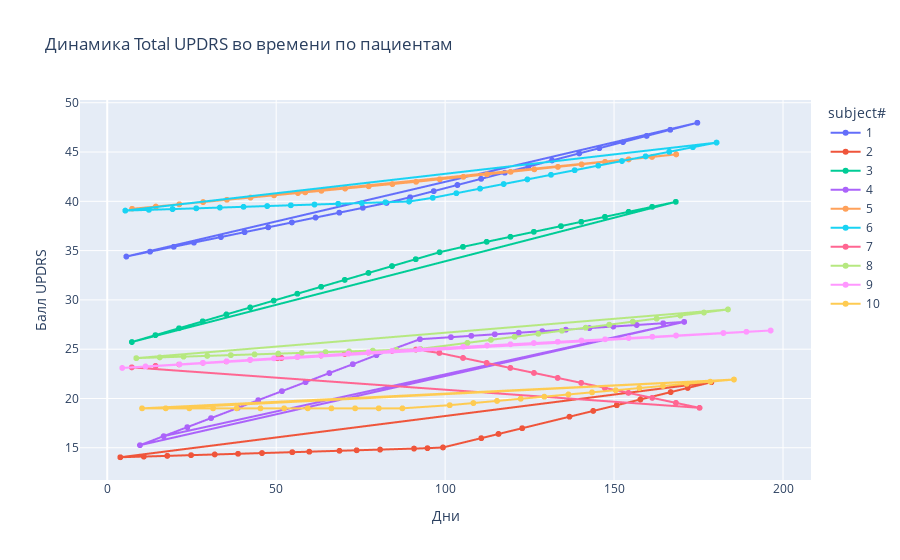

This figure's notebook cell:
### Code cell
# Выберем первых 10 пациентов для наглядности
sample_patients = df['subject#'].unique()[:10]
df_sample = df[df['subject#'].isin(sample_patients)]

fig = px.line(df_sample, x="test_time", y="total_UPDRS", color="subject#",
              title="Динамика Total UPDRS во времени по пациентам",
              labels={"test_time": "Дни", "total_UPDRS": "Балл UPDRS"},
              markers=True)
fig.show()

### Figure 1 — Plotly figure (JSON) as saved in the notebook; plotly's stock layout.template omitted (floating-point values rounded to 4 significant figures; data arrays with more than 128 entries replaced by an {"elided": "..."} marker saying what was removed)
{"data": [{"hovertemplate": "subject#=1<br>Дни=%{x}<br>Балл UPDRS=%{y}<extra></extra>", "legendgroup": "1", "line": {"color": "#636efa", "dash": "solid"}, "marker": {"symbol": "circle"}, "mode": "lines+markers", "name": "1", "showlegend": true, "type": "scattergl", "x": {"elided": "149 float values"}, "xaxis": "x", "y": {"elided": "149 float values"}, "yaxis": "y"}, {"hovertemplate": "subject#=2<br>Дни=%{x}<br>Балл UPDRS=%{y}<extra></extra>", "legendgroup": "2", "line": {"color": "#EF553B", "dash": "solid"}, "marker": {"symbol": "circle"}, "mode": "lines+markers", "name": "2", "showlegend": true, "type": "scattergl", "x": {"elided": "145 float values"}, "xaxis": "x", "y": {"elided": "145 float values"}, "yaxis": "y"}, {"hovertemplate": "subject#=3<br>Дни=%{x}<br>Балл UPDRS=%{y}<extra></extra>", "legendgroup": "3", "line": {"color": "#00cc96", "dash": "solid"}, "marker": {"symbol": "circle"}, "mode": "lines+markers", "name": "3", "showlegend": true, "type": "scattergl", "x": {"elided": "144 float values"}, "xaxis": "x", "y": {"elided": "144 float values"}, "yaxis": "y"}, {"hovertemplate": "subject#=4<br>Дни=%{x}<br>Балл UPDRS=%{y}<extra></extra>", "legendgroup": "4", "line": {"color": "#ab63fa", "dash": "solid"}, "marker": {"symbol": "circle"}, "mode": "lines+markers", "name": "4", "showlegend": true, "type": "scattergl", "x": {"elided": "137 float values"}, "xaxis": "x", "y": {"elided": "137 float values"}, "yaxis": "y"}, {"hovertemplate": "subject#=5<br>Дни=%{x}<br>Балл UPDRS=%{y}<extra></extra>", "legendgroup": "5", "line": {"color": "#FFA15A", "dash": "solid"}, "marker": {"symbol": "circle"}, "mode": "lines+markers", "name": "5", "showlegend": true, "type": "scattergl", "x": {"elided": "156 float values"}, "xaxis": "x", "y": {"elided": "156 float values"}, "yaxis": "y"}, {"hovertemplate": "subject#=6<br>Дни=%{x}<br>Балл UPDRS=%{y}<extra></extra>", "legendgroup": "6", "line": {"color": "#19d3f3", "dash": "solid"}, "marker": {"symbol": "circle"}, "mode": "lines+markers", "name": "6", "showlegend": true, "type": "scattergl", "x": {"elided": "156 float values"}, "xaxis": "x", "y": {"elided": "156 float values"}, "yaxis": "y"}, {"hovertemplate": "subject#=7<br>Дни=%{x}<br>Балл UPDRS=%{y}<extra></extra>", "legendgroup": "7", "line": {"color": "#FF6692", "dash": "solid"}, "marker": {"symbol": "circle"}, "mode": "lines+markers", "name": "7", "showlegend": true, "type": "scattergl", "x": {"elided": "161 float values"}, "xaxis": "x", "y": {"elided": "161 float values"}, "yaxis": "y"}, {"hovertemplate": "subject#=8<br>Дни=%{x}<br>Балл UPDRS=%{y}<extra></extra>", "legendgroup": "8", "line": {"color": "#B6E880", "dash": "solid"}, "marker": {"symbol": "circle"}, "mode": "lines+markers", "name": "8", "showlegend": true, "type": "scattergl", "x": {"elided": "150 float values"}, "xaxis": "x", "y": {"elided": "150 float values"}, "yaxis": "y"}, {"hovertemplate": "subject#=9<br>Дни=%{x}<br>Балл UPDRS=%{y}<extra></extra>", "legendgroup": "9", "line": {"color": "#FF97FF", "dash": "solid"}, "marker": {"symbol": "circle"}, "mode": "lines+markers", "name": "9", "showlegend": true, "type": "scattergl", "x": {"elided": "152 float values"}, "xaxis": "x", "y": {"elided": "152 float values"}, "yaxis": "y"}, {"hovertemplate": "subject#=10<br>Дни=%{x}<br>Балл UPDRS=%{y}<extra></extra>", "legendgroup": "10", "line": {"color": "#FECB52", "dash": "solid"}, "marker": {"symbol": "circle"}, "mode": "lines+markers", "name": "10", "showlegend": true, "type": "scattergl", "x": {"elided": "148 float values"}, "xaxis": "x", "y": {"elided": "148 float values"}, "yaxis": "y"}], "layout": {"legend": {"title": {"text": "subject#"}, "tracegroupgap": 0}, "title": {"text": "Динамика Total UPDRS во времени по пациентам"}, "xaxis": {"anchor": "y", "domain": [0, 1], "title": {"text": "Дни"}}, "yaxis": {"anchor": "x", "domain": [0, 1], "title": {"text": "Балл UPDRS"}}}}
